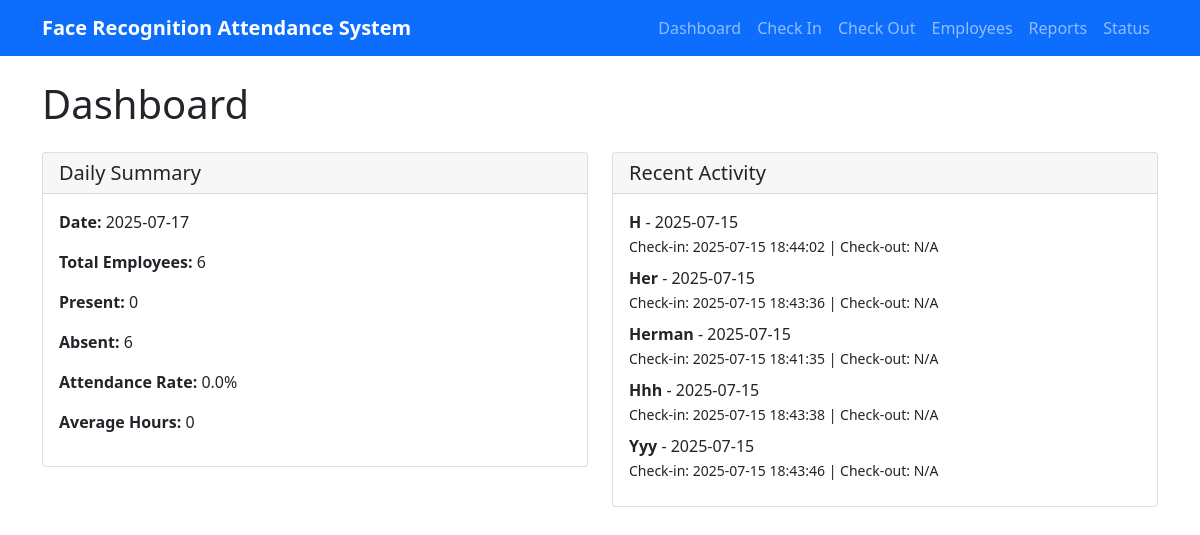
Page /dashboard on the earlier database version.
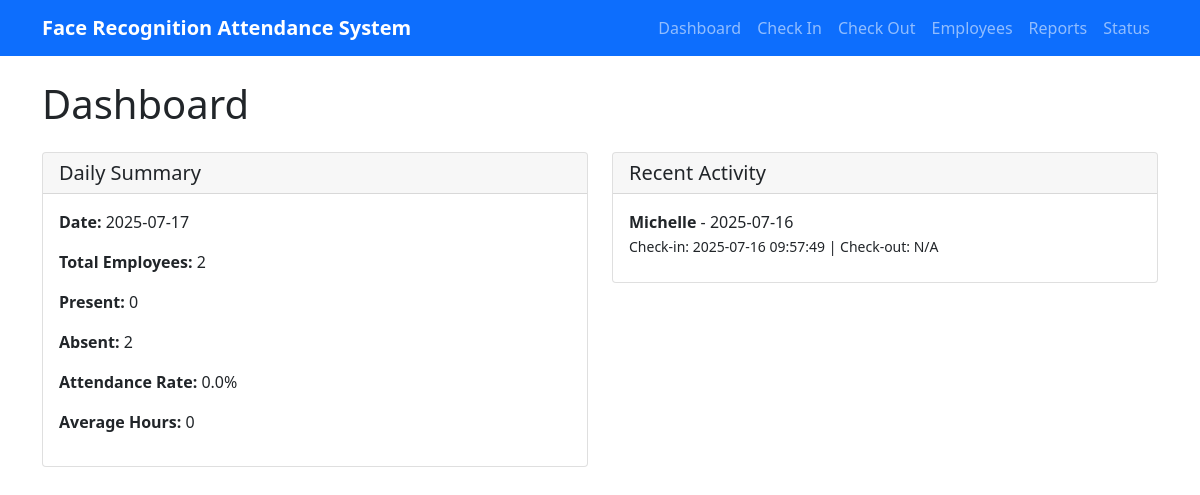
Same page on the later database version.
### tables this page shows
CREATE TABLE attendance (
                    id INTEGER PRIMARY KEY AUTOINCREMENT,
                    name TEXT NOT NULL,
                    date TEXT NOT NULL,
                    check_in_time TEXT,
                    check_out_time TEXT,
                    total_hours REAL,
                    status TEXT DEFAULT 'present',
                    created_at TIMESTAMP DEFAULT CURRENT_TIMESTAMP
                );

### attendance_web_server.py (the view)
@app.route('/dashboard')
def dashboard():
    db = get_db()
    summary = db.get_daily_summary()
    recent_records = db.get_attendance_report()[:10]
    employees = db.get_employees()
    return render_template('dashboard.html',
                         summary=summary,
                         recent_records=recent_records,
                         employees=employees)

### attendance_database.py (called while the page is built)
    def get_employees(self) -> List[Dict]:
        if self.conn is None or self.cursor is None:
            print("Database not initialized")
            return []
        try:
            self.cursor.execute('''
                SELECT id, name, employee_id, department, position
                FROM employees
                WHERE is_active = 1
                ORDER BY name
            ''')
            employees = []
            for row in self.cursor.fetchall():
                employees.append({
                    'id': row[0],
                    'name': row[1],
                    'employee_id': row[2],
                    'department': row[3],
                    'position': row[4]
                })
            return employees
        except Exception as e:
            print(f"Error getting employees: {e}")
            return []

### attendance_web_server.py (called while the page is built)
def get_db():
    global db
    if db is None:
        db = AttendanceDatabase()
    return db

### templates/dashboard.html (shortened to what this page needs)
{% extends "base.html" %}
{% block content %}
<h1 class="mb-4">Dashboard</h1>
<div class="row">
    <div class="col-md-6">
        <div class="card">
            <div class="card-header">
                <h5 class="card-title mb-0">Daily Summary</h5>
            </div>
            <div class="card-body">
                <p><strong>Date:</strong> {{ summary.date }}</p>
                <p><strong>Total Employees:</strong> {{ summary.total_employees }}</p>
                <p><strong>Present:</strong> {{ summary.present_employees }}</p>
                <p><strong>Absent:</strong> {{ summary.absent_employees }}</p>
                <p><strong>Attendance Rate:</strong> {{ "%.1f"|format(summary.attendance_rate) }}%</p>
                <p><strong>Average Hours:</strong> {{ summary.average_hours }}</p>
            </div>
        </div>
    </div>
    <div class="col-md-6">
        <div class="card">
            <div class="card-header">
                <h5 class="card-title mb-0">Recent Activity</h5>
            </div>
            <div class="card-body">
                {% if recent_records %}
                    {% for record in recent_records %}
                        <div class="mb-2">
                            <strong>{{ record.name }}</strong> - {{ record.date }}<br>
                            <small>Check-in: {{ record.check_in_time or 'N/A' }} |
                                   Check-out: {{ record.check_out_time or 'N/A' }}</small>
                        </div>
                    {% endfor %}
                {% else %}
                    <p>No recent activity</p>
                {% endif %}
            </div>
        </div>
    </div>
</div>
{% endblock %}

### templates/base.html (shortened to what this page needs)
<!DOCTYPE html>
<html lang="en">
<head>
    <link href="https://cdn.jsdelivr.net/npm/bootstrap@5.1.3/dist/css/bootstrap.min.css" rel="stylesheet">
</head>
<body>
    <nav class="navbar navbar-expand-lg navbar-dark bg-primary">
        <div class="container">
            <a class="navbar-brand" href="/">Face Recognition Attendance System</a>
            <div class="navbar-nav">
                <a class="nav-link" href="/dashboard">Dashboard</a>
                <a class="nav-link" href="/check_in">Check In</a>
                <a class="nav-link" href="/check_out">Check Out</a>
                <a class="nav-link" href="/employees">Employees</a>
                <a class="nav-link" href="/reports">Reports</a>
                <a class="nav-link" href="/status">Status</a>
            </div>
        </div>
    </nav>
    <div class="container mt-4">
        {% block content %}{% endblock %}
    </div>
</body>
</html>

### templates/base.html (style rules this page uses)
.navbar-brand { font-weight: bold; }
.card { margin-bottom: 20px; }

Differences in the rows shown:
removed attendance: name "H", date "2025-07-15", check_in_time "2025-07-15 18:44:02", check_out_time "N/A"
removed attendance: name "Her", date "2025-07-15", check_in_time "2025-07-15 18:43:36", check_out_time "N/A"
removed attendance: name "Herman", date "2025-07-15", check_in_time "2025-07-15 18:41:35", check_out_time "N/A"
removed attendance: name "Hhh", date "2025-07-15", check_in_time "2025-07-15 18:43:38", check_out_time "N/A"
removed attendance: name "Yyy", date "2025-07-15", check_in_time "2025-07-15 18:43:46", check_out_time "N/A"
added attendance: name "Michelle", date "2025-07-16", check_in_time "2025-07-16 09:57:49", check_out_time "N/A"
Other differences:
{{ summary.total_employees }}: "6" → "2"
{{ summary.absent_employees }}: "6" → "2"
